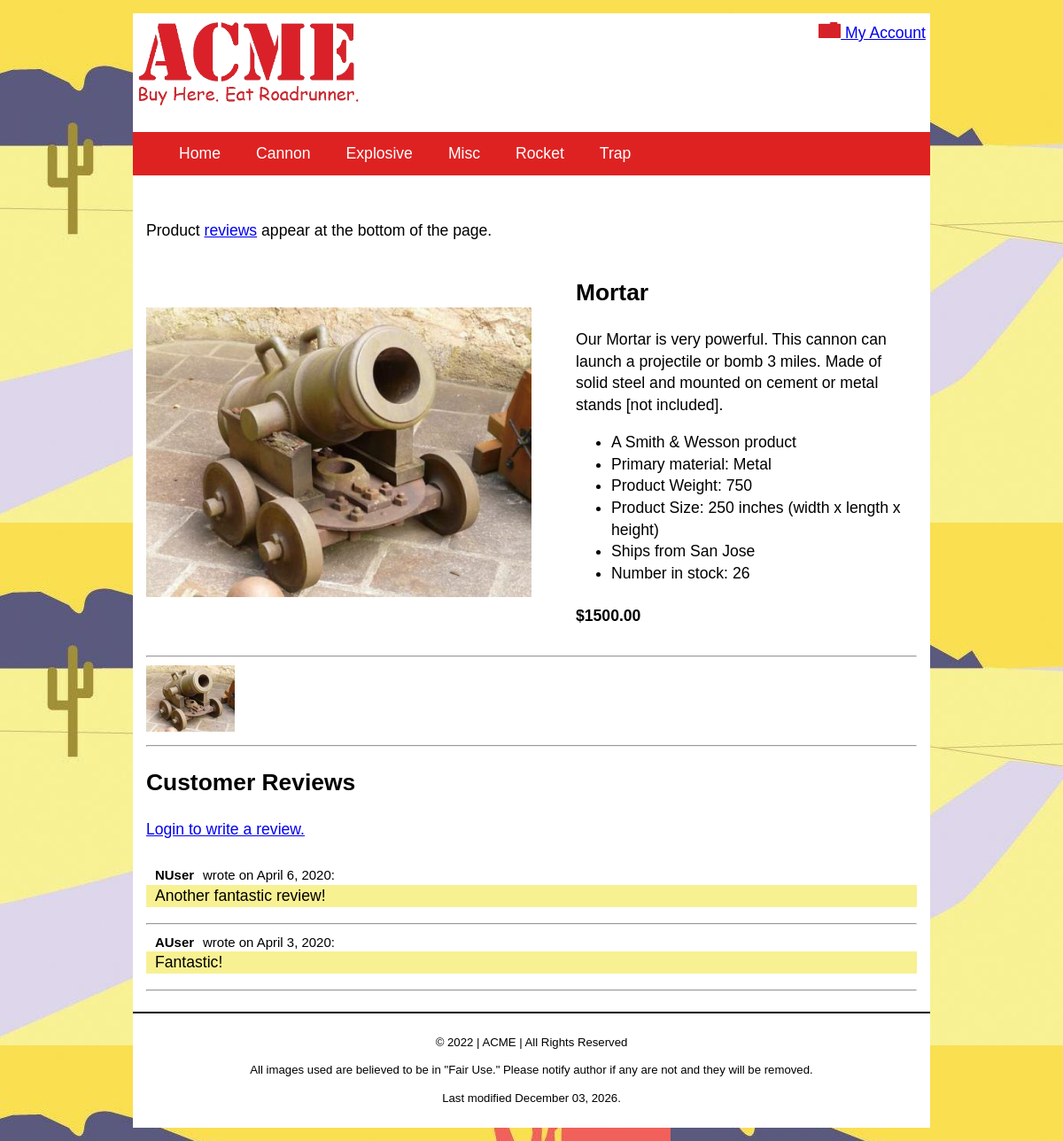
Page /products/?action=details&invId=2 on the committed database.
### tables this page shows
CREATE TABLE `categories` (
  `categoryId` int(10) UNSIGNED NOT NULL,
  `categoryName` varchar(30) NOT NULL
);

CREATE TABLE `inventory` (
  `invId` int(10) UNSIGNED NOT NULL,
  `invName` varchar(50) NOT NULL DEFAULT '',
  `invDescription` text NOT NULL,
  `invImage` varchar(50) NOT NULL DEFAULT '',
  `invThumbnail` varchar(50) NOT NULL DEFAULT '',
  `invPrice` decimal(10,2) NOT NULL DEFAULT '0.00',
  `invStock` smallint(6) NOT NULL DEFAULT '0',
  `invSize` smallint(6) NOT NULL DEFAULT '0',
  `invWeight` smallint(6) NOT NULL DEFAULT '0',
  `invLocation` varchar(35) NOT NULL DEFAULT '',
  `categoryId` int(10) UNSIGNED NOT NULL,
  `invVendor` varchar(20) NOT NULL DEFAULT '',
  `invStyle` varchar(20) NOT NULL DEFAULT ''
);

CREATE TABLE `images` (
  `imgId` int(10) UNSIGNED NOT NULL,
  `invId` int(10) UNSIGNED NOT NULL,
  `imgName` varchar(100) NOT NULL,
  `imgPath` varchar(50) NOT NULL,
  `imgDate` timestamp NOT NULL DEFAULT CURRENT_TIMESTAMP
);

CREATE TABLE `reviews` (
  `reviewId` int(10) UNSIGNED NOT NULL,
  `reviewText` text NOT NULL,
  `reviewDate` timestamp NOT NULL DEFAULT CURRENT_TIMESTAMP ON UPDATE CURRENT_TIMESTAMP,
  `invId` int(10) UNSIGNED NOT NULL,
  `clientId` int(10) UNSIGNED NOT NULL
);

CREATE TABLE `clients` (
  `clientId` int(10) UNSIGNED NOT NULL,
  `clientFirstname` varchar(15) NOT NULL,
  `clientLastname` varchar(25) NOT NULL,
  `clientEmail` varchar(40) NOT NULL,
  `clientPassword` varchar(255) NOT NULL,
  `clientLevel` enum('1','2','3') NOT NULL DEFAULT '1',
  `comments` text NOT NULL
);

### model/products-model.php (called while the page is built, shortened)
<?php
function getProductInfo($invId){
    $db = acmeConnect();
    $sql = 'SELECT * FROM inventory WHERE invId = :invId';
    $stmt = $db->prepare($sql);
    $stmt->bindValue(':invId', $invId, PDO::PARAM_INT);
    $stmt->execute();
    $prodInfo = $stmt->fetch(PDO::FETCH_ASSOC);
    return $prodInfo;
   }

### model/uploads-model.php (called while the page is built, shortened)
<?php
function getThumbnails($invId){
    $db = acmeConnect();
    $sql = "SELECT imgPath
            FROM images
            WHERE invId = :invId
            AND imgPath LIKE '%-tn%'";
    $stmt = $db->prepare($sql);
    $stmt->bindValue(':invId', $invId, PDO::PARAM_INT);
    $stmt->execute();
    $thumbnails = $stmt->fetchAll(PDO::FETCH_ASSOC);
    return $thumbnails;
}

### model/reviews-model.php (called while the page is built, shortened)
<?php
function getProductReviews($invId) {
    $db = acmeConnect();
    $sql = 'SELECT reviewText, reviewDate, invId, reviews.clientId,
                clients.clientFirstname, clients.clientLastname
            FROM reviews
            JOIN clients
            ON reviews.clientId = clients.clientId
            WHERE invId = :invId
            ORDER BY reviewDate DESC';
    $stmt = $db->prepare($sql);
    $stmt->bindValue(':invId', $invId, PDO::PARAM_INT);
    $stmt->execute();
    $productReviews = $stmt->fetchAll();
    return $productReviews;
}

### model/acme-model.php (called while the page is built, shortened)
<?php
function getCategories(){
    $db = acmeConnect();
    $sql = 'SELECT categoryId, categoryName FROM categories ORDER BY categoryName ASC';
    $stmt = $db->prepare($sql);
    $stmt->execute();
    $categories = $stmt->fetchAll();
    return $categories;
   }

### library/functions.php (the view, shortened to what this page needs)
<?php
require_once $_SERVER['DOCUMENT_ROOT'].'/ACME/model/acme-model.php';
require_once $_SERVER['DOCUMENT_ROOT'].'/ACME/model/products-model.php';
$categories = getCategories();
function buildNav($categories) {
    $navList = '<ul class="navigation">';
    $navList .= '<li><a href="#" title="Menu" onclick="toggleMenu()">&#9776; Menu</a></li>';
    $navList .= '<li><a href="/acme/" title="View our home page">Home</a></li>';
    foreach ($categories as $category) {
        $navList .= "<li><a href='/acme/products/?action=category&categoryName=".urlencode($category['categoryName'])."' title='View our $category[categoryName] product line'>$category[categoryName]</a></li>";
    }
    $navList .= '</ul>';
    return $navList;
}
function buildProductInfoDisplay($details){
    $info = $details;
    $display = '<div id="product-info">';
    $display .= "<img id='product-img' src='$info[invImage]' alt='Image of our $info[invName] product'>";
    $display .= '<div id="product-desc">';
    $display .= "<h2>$info[invName]</h2>";
    $display .= "<p>$info[invDescription]<p>";
        $display .= '<ul id="product-details">';
        $display .= "<li>A $info[invVendor] product</li>";
        $display .= "<li>Primary material: $info[invStyle]</li>";
        $display .= "<li>Product Weight: $info[invWeight]</li>";
        $display .= "<li>Product Size: $info[invSize] inches (width x length x height)</li>";
        $display .= "<li>Ships from $info[invLocation]</li>";
        $display .= "<li>Number in stock: $info[invStock]</li>";
        $display .= "</ul>";
    $display .= "<h4>$$info[invPrice]</h4>";
    $display .= "</div>";
    $display .= "</div>";
    return $display;
}
function buildTnDisplay($thumbnails){
    $tndisplay = '<div id="tn-display">';
    $tndisplay .= '<hr>';
    foreach ($thumbnails as $tn) {
        $tndisplay .= "<img src='$tn[imgPath]' alt='Image of our product'>";
    }
    $tndisplay .= '</div>';
    return $tndisplay;
}
function productReviewsDisplay($productReviews){
    $prd = '<div id="prodreviews">';
    foreach ($productReviews as $review) {
        $rFirstName = $review['clientFirstname'];
        $rLastName = $review['clientLastname'];
        $rScreenName = $rFirstName[0] . $rLastName;
        $reviewDate = $review['reviewDate'];
        $timestamp = strtotime($reviewDate);
        $displayDate = date("F j, Y", $timestamp);
        $prd .= "<p class='rdata'><span class='bold'>$rScreenName</span>wrote on $displayDate: </p>";
        $prd .= "<p class ='reviewtext'>$review[reviewText]</p>";
        $prd .= '<hr>';
    }
    $prd .= '</div>';
    return $prd;
   }

### css/main.css (style rules this page uses)
html { background-image: url(../images/site/background.jpg); background-position: left top; }
body { margin: 15px 5px; font-size: 1.1em; line-height: 1.4; background-color: white; font-family: Arial, Helvetica, sans-serif; }
h1, h2, h3 { font-family: "Gill Sans", "Gill Sans MT", Calibri, sans-serif; font-size: 1.5em; }
img { max-width: 100%; height: auto; border: 0; }
span { margin-right: 10px; }
.navigation { list-style: none; text-align: center; }
.navigation li { display: none; }
.navigation a { display: block; color: #fff; padding: .75rem; text-align: center; text-decoration: none; }
#product-info { display: flex; flex-direction: column; }
#product-img { max-width: 90%; margin: auto; }
#tn-display img { max-width: 100px; margin-right: 10px; }
#prodreviews { margin-top: 30px; }
.rdata { padding-left: 10px; margin-bottom: 0px; margin-top: 10px; font-size: .85em; }
.bold { font-weight: bold; }
.reviewtext { background-color: #f8f192; padding-left: 10px; margin-top: 0px; }
@media screen and (min-width: 600px) { body { margin: 20px; } }
@media screen and (min-width: 600px) { .navigation { text-align: left; } }
@media screen and (min-width: 600px) { .navigation li { display: inline-block; margin-right: 1rem; } }
@media screen and (min-width: 600px) { .navigation li a { color: white; } }
@media screen and (min-width: 800px) { body { max-width: 900px; } }
@media screen and (min-width: 800px) { #product-info { display: flex; flex-direction: row; align-items: flex-start; } }
@media screen and (min-width: 800px) { #product-img { max-width: 50%; margin-right: 50px; } }
@media screen and (min-width: 950px) { body { margin: 15px auto; } }

### rows in the picture
categories: categoryName "Cannon"
categories: categoryName "Explosive"
categories: categoryName "Misc"
categories: categoryName "Rocket"
categories: categoryName "Trap"
inventory: invImage (picture), invName "Mortar", invDescription "Our Mortar is very powerful. This cannon can launch a projectile or bomb 3 miles. Made of solid steel and mounted on cement or metal stands [not included].", invVendor "Smith & Wesson", invStyle "Metal", invWeight "750", invSize "250", invLocation "San Jose", invStock "26", invPrice "1500.00"
images: imgPath (picture)
reviews: clientId.clientLastname "NUser", reviewDate "April 6, 2020", reviewText "Another fantastic review!"
reviews: clientId.clientLastname "AUser", reviewDate "April 3, 2020", reviewText "Fantastic!"

### other values in the picture
date(" F d, Y.", getlastmod()) "December 03, 2026."
